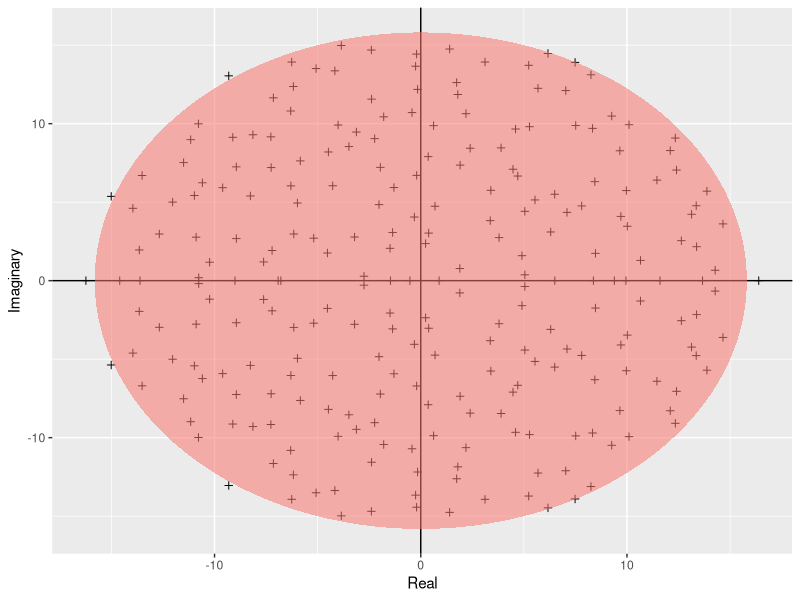

Generate this figure with R: (Note: this script raises an error after producing the figure.)
#!/usr/bin/env Rscript
# Author: David Scott
# Contact: david.scott18@imperial.ac.uk
# Date:  October 29 2018
# Description: Girko's Law Simulation

rm(list = ls()) 
graphics.off() 

## packages##
library(ggplot2)

# function that returns an ellipse
build_ellipse <- function(hradius, vradius){ 
  npoints = 250
  a <- seq(0, 2 * pi, length = npoints + 1)
  x <- hradius * cos(a)
  y <- vradius * sin(a)  
  return(data.frame(x = x, y = y))
}

# Assign size of the matrix
N <- 250 

# Build the matrix
M <- matrix(rnorm(N * N), N, N) 

# Find the eigenvalues
eigvals <- eigen(M)$values 

# Build a dataframe
eigDF <- data.frame("Real" = Re(eigvals), "Imaginary" = Im(eigvals)) 

# The radius of the circle is sqrt(N)
my_radius <- sqrt(N) 

# Dataframe to plot the ellipse
ellDF <- build_ellipse(my_radius, my_radius) 

# rename the columns
names(ellDF) <- c("Real", "Imaginary") 

# Plot the eigenvalues
p <- ggplot(eigDF, aes(x = Real, y = Imaginary))
p <- p + geom_point(shape = I(3)) + theme(legend.position = "none")

# Add the vertical and horizontal line
p <- p + geom_hline(aes(yintercept = 0))
p <- p + geom_vline(aes(xintercept = 0))

# Add the ellipse
p <- p + geom_polygon(data = ellDF, aes(x = Real, y = Imaginary, alpha = 1/20, fill = "red"))

# Save as pdf, Open blank pdf page using a relative path
pdf("../Results/Girko.pdf") 
print(p)
graphics.off() 
